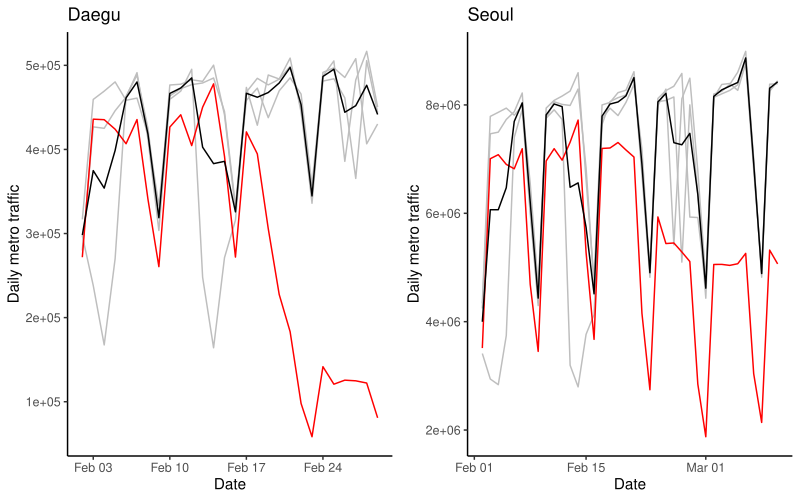

The R source for this figure:
library(ggplot2); theme_set(theme_bw())
library(gridExtra)

load("traffic_daegu.rda")
load("traffic_seoul.rda")

traffic_daegu1 <- select(ungroup(filter(traffic_daegu,year==2017)), -월, -일) %>%
  mutate(
    wday=wday(date)
  ) %>%
  filter(
    date >= as.Date("2017-02-02")+3, date <= as.Date("2017-03-01")+3
  )

traffic_daegu2 <- select(ungroup(filter(traffic_daegu,year==2018)), -월, -일) %>%
  mutate(
    wday=wday(date)
  ) %>%
  filter(
    date >= as.Date("2018-02-02")+2, date <= as.Date("2018-03-01")+2
  )

traffic_daegu3 <- select(ungroup(filter(traffic_daegu,year==2019)), -월, -일) %>%
  mutate(
    wday=wday(date)
  ) %>%
  filter(
    date >= as.Date("2019-02-02")+1, date <= as.Date("2019-03-01")+1
  )

traffic_daegu4 <- select(ungroup(filter(traffic_daegu,year==2020)), -월, -일) %>%
  mutate(
    wday=wday(date)
  ) %>%
  filter(
    date >= as.Date("2020-02-02"), date <= as.Date("2020-02-29")
  )

traffic_daegu_all <- data.frame(
  date=seq.Date(as.Date("2020-02-02"), as.Date("2020-02-29"), 1),
  traffic=c(traffic_daegu1$total,traffic_daegu2$total,traffic_daegu3$total,traffic_daegu4$total),
  mean=((traffic_daegu1$total + traffic_daegu2$total + traffic_daegu3$total)/3),
  year=factor(rep(c(2017, 2018, 2019, 2020), each=28))
)

g1 <- ggplot(traffic_daegu_all) +
  geom_line(aes(date, traffic, group=year, col=year)) +
  geom_line(aes(date, mean)) +
  scale_x_date("Date") +
  scale_y_continuous("Daily metro traffic") +
  scale_color_manual(values=c("gray", "gray", "gray", "red")) +
  theme(
    panel.grid = element_blank(),
    panel.border = element_blank(),
    axis.line = element_line(),
    legend.position = "none",
    legend.title = element_blank()
  )

traffic_seoul1 <- ungroup(filter(traffic_seoul,year==2017)) %>%
  mutate(
    wday=wday(date)
  ) %>%
  filter(
    date >= as.Date("2017-02-02")+3, date <= as.Date("2017-03-11")+3
  )

traffic_seoul2 <- ungroup(filter(traffic_seoul,year==2018)) %>%
  mutate(
    wday=wday(date)
  ) %>%
  filter(
    date >= as.Date("2018-02-02")+2, date <= as.Date("2018-03-11")+2
  )

traffic_seoul3 <- ungroup(filter(traffic_seoul,year==2019)) %>%
  mutate(
    wday=wday(date)
  ) %>%
  filter(
    date >= as.Date("2019-02-02")+1, date <= as.Date("2019-03-11")+1
  )

traffic_seoul4 <- ungroup(filter(traffic_seoul,year==2020)) %>%
  mutate(
    wday=wday(date)
  ) %>%
  filter(
    date >= as.Date("2020-02-02"), date <= as.Date("2020-03-10")
  )

traffic_seoul_all <- data.frame(
  date=seq.Date(as.Date("2020-02-02"), as.Date("2020-03-10"), 1),
  traffic=c(traffic_seoul1$total,traffic_seoul2$total,traffic_seoul3$total,traffic_seoul4$total),
  mean=((traffic_seoul1$total + traffic_seoul2$total + traffic_seoul3$total)/3),
  year=factor(rep(c(2017, 2018, 2019, 2020), each=38))
)

g2 <- g1 %+% traffic_seoul_all

gtot <- arrangeGrob(g1 + ggtitle("Daegu"), g2  + ggtitle("Seoul"), nrow=1)

ggsave("figure_traffic.pdf", gtot, width=8, height=5)
